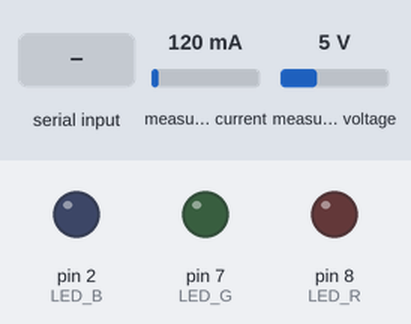
The sketch below on a simulated Arduino Uno, built with avr-gcc and run on an emulated ATmega328P. On the bench: output pins drawn as LEDs (lit = HIGH). The inputs (shaded band) are chosen by the test bench; at power-on: measured current 120 mA, measured voltage 5 V. What the sketch prints to the serial monitor is not drawn.

Above: at 1.2 s.
1.3 s: "1" received over the second serial link
At 1.7 s:
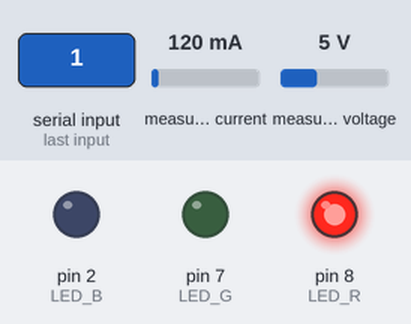
2.8 s: "3" received over the second serial link
At 4.0 s:
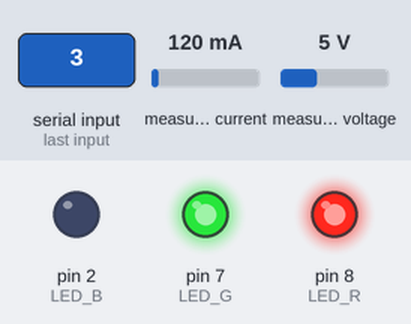
4.3 s: "5" received over the second serial link
At 5.2 s:
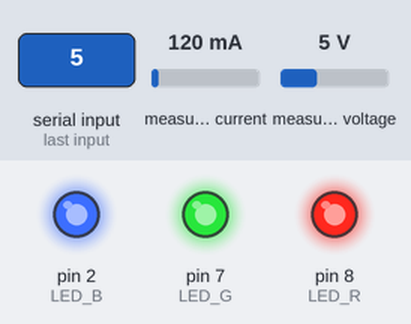
5.8 s: "0" received over the second serial link
At 6.3 s:
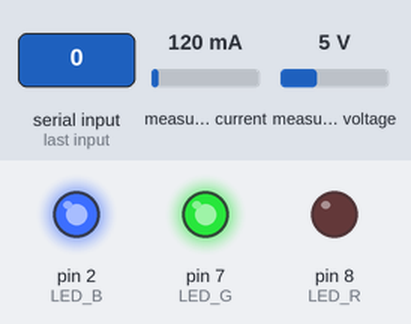
7.3 s: "2" received over the second serial link
At 8.5 s:
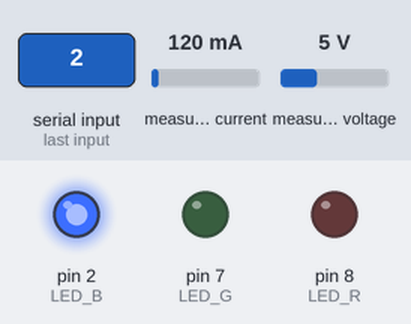
8.8 s: "4" received over the second serial link
At 9.8 s:
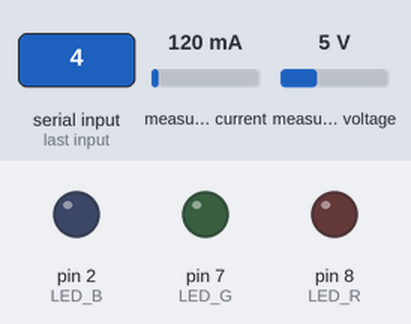
Timing chart, 0 to 11.3 s (numbered marks = the images above; inputs shaded):
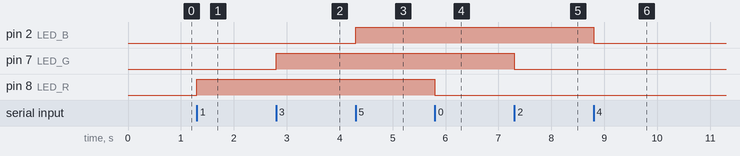

Measured:
- after the input at 1.3 s, pin 8 (LED_R): LOW → HIGH at once
- after the input at 2.8 s, pin 7 (LED_G): LOW → HIGH at once
- after the input at 4.3 s, pin 2 (LED_B): LOW → HIGH at once
- after the input at 5.8 s, pin 8 (LED_R): HIGH → LOW at once
- after the input at 7.3 s, pin 7 (LED_G): HIGH → LOW at once
- after the input at 8.8 s, pin 2 (LED_B): HIGH → LOW at once

The sketch:

smartplug_test2.ino
```cpp
#include <SoftwareSerial.h> // Arduino IDE <1.6.6>
#include <PZEM004T.h>

PZEM004T pzem(11, 12); // (RX,TX) connect to TX,RX of PZEM
SoftwareSerial mySerial(5, 4); //블루투스의 Tx, Rx핀을 4번 5번핀으로 설정
IPAddress ip(192, 168, 1, 1); // required by pzem but not used
const int LED_R = 8;
const int LED_G = 7;
const int LED_B = 2;

float time_A = 0, time_B = 0;
int number = 0;
String number_S = "";
byte n_byte[8];
char order;

void setup() {
  Serial.begin(9600);
  while (!Serial) {
    ; //시리얼통신이 연결되지 않았다면 코드 실행을 멈추고 무한 반복
  }
  while (true) {
    Serial.println("Connecting...");
    if (pzem.setAddress(ip)) break;
    delay(1000);
  }
  mySerial.begin(9600);

  pinMode(LED_R, OUTPUT);
  pinMode(LED_G, OUTPUT);
  pinMode(LED_B, OUTPUT);
  Serial.println("Hello World!");//실행됬는지 확인
}

void loop() {
  time_B = millis();
  while (time_B - time_A >= 2000) {
    time_A = time_B;

    number = pzem.energy(ip);
    Serial.println(number);
    number_S = String(number);  //number = power

    for(int i=0; i < number_S.length() ;i++){
      n_byte[i] = number_S.charAt(i);
      mySerial.write(n_byte[i]);
    }
    mySerial.write('/');
  }

  mySerial.listen();
  while (mySerial.available()) {  //블루투스를 통해 입력된 데이터 수신
    order = mySerial.read();
    Serial.print(order);

    //LED동작
    switch (int(order)){
      case 48: {
        digitalWrite(LED_R, 0);
        break;
      }
      case 49: {
        digitalWrite(LED_R, 1);
        break;
      }
      case 50: {
        digitalWrite(LED_G, 0);
        break;
      }
      case 51: {
        digitalWrite(LED_G, 1);
        break;
      }
      case 52: {
        digitalWrite(LED_B, 0);
        break;
      }
      case 53: {
        digitalWrite(LED_B, 1);
        break;
      }
    }
  }
}
```
